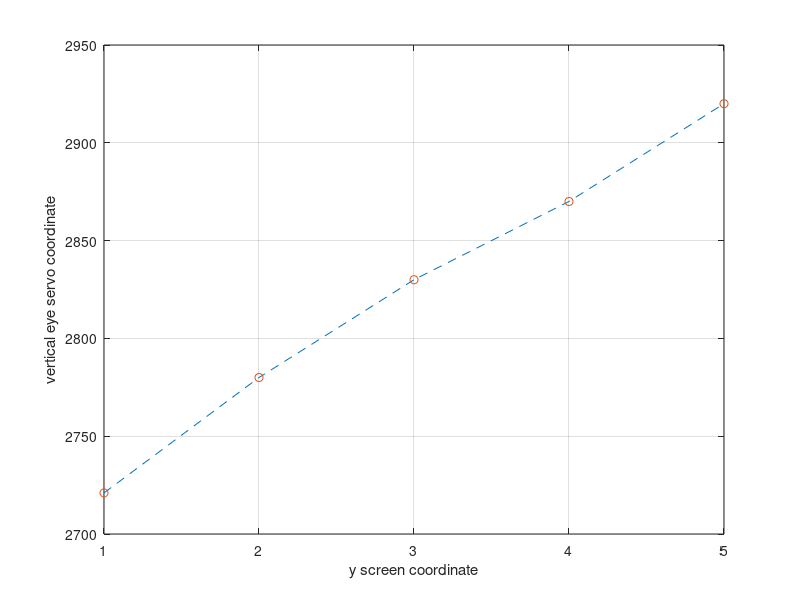

Here is the MATLAB script that generated this plot: (Note: this script raises an error after producing the figure.)
clear all; close all; clc;

x = [2721; 2780; 2830; 2870; 2920];

grid on
plot(x,'--')
hold on
plot(x,'o')
xlabel("y screen coordinate");
ylabel("vertical eye servo coordinate");
grid on

%%
clear all; close all; clc;

screen_coordinate_2 = zeros(4, 10, 2);
% for i = linspace(1,5,5)
%     for j = linspace(1,16,16)
%         for k = [1 2]
%             screen_coordinate(i,j,k) = [i, j, k];
%         end
%     end
% end

calibration_map = zeros(4, 10, 2);
for i = linspace(1,4,4)
    for j = linspace(1,10,10)
        for k = [1 2]
            screen_coordinate_2(i,j,k) = input("insert " + k + " servo coordinate = ");
        end
        display("next point")
    end
    clc;
    display("first row done!")
end

%%
close all; clc;
load('calibration map 2.mat')

X = [];
for i = 1:10
    X = [X linspace(1,4,4)];
end

Y = [];
for i = 1:4
    Y = [Y linspace(1,10,10)];
end

[x, y] = meshgrid(1:10, 1:4);

figure(1)
plot3(X, Y, reshape(screen_coordinate_2(:,:,1),10*4, 1))
figure(2)
surf(x, y, screen_coordinate_2(:,:,1))
title('2D Horizontal Servo Map')
c = colorbar;
c.Label.String = 'horizontal servo coordinate';
xlabel('X coordinate of the screen')
ylabel('Y coordinate of the screen')
figure(3)
pcolor(x, y, screen_coordinate_2(:,:,1)); shading interp;
c = colorbar;
c.Label.String = 'horizontal servo coordinate';
title('2D Horizontal Servo Spectrogram')
xlabel('X coordinate of the screen')
ylabel('Y coordinate of the screen')

figure(4)
plot3(X, Y, reshape(screen_coordinate_2(:,:,2),10*4, 1))
figure(5)
surf(x, y, screen_coordinate_2(:,:,2))
c = colorbar;
title('2D Vertical Servo Map')
c.Label.String = 'vertical servo coordinate';
xlabel('X coordinate of the screen')
ylabel('Y coordinate of the screen')
figure(6)
pcolor(x, y, screen_coordinate_2(:,:,2)); shading interp;
c = colorbar;
c.Label.String = 'vertical servo coordinate';
title('2D Vertical Servo Spectrogram')
xlabel('X coordinate of the screen')
ylabel('Y coordinate of the screen')

